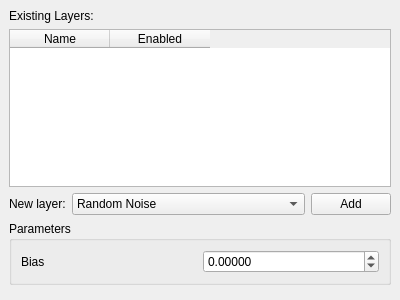
<?xml version="1.0" encoding="UTF-8"?>
<ui version="4.0">
 <class>DisplacementFactory</class>
 <widget class="QDockWidget" name="DisplacementFactory">
  <property name="geometry">
   <rect>
    <x>0</x>
    <y>0</y>
    <width>400</width>
    <height>300</height>
   </rect>
  </property>
  <property name="windowTitle">
   <string>Displacement/Noise</string>
  </property>
  <widget class="QWidget" name="dockWidgetContents">
   <layout class="QGridLayout" name="gridLayout">
    <item row="2" column="2">
     <widget class="QPushButton" name="_displacementLayerAddButton">
      <property name="sizePolicy">
       <sizepolicy hsizetype="Maximum" vsizetype="Fixed">
        <horstretch>0</horstretch>
        <verstretch>0</verstretch>
       </sizepolicy>
      </property>
      <property name="text">
       <string>Add</string>
      </property>
     </widget>
    </item>
    <item row="2" column="1">
     <widget class="QComboBox" name="_displacementLayerAddCombo">
      <item>
       <property name="text">
        <string>Random Noise</string>
       </property>
      </item>
      <item>
       <property name="text">
        <string>Bias</string>
       </property>
      </item>
     </widget>
    </item>
    <item row="1" column="0" colspan="3">
     <widget class="QTableWidget" name="_displacementLayerTable">
      <property name="alternatingRowColors">
       <bool>true</bool>
      </property>
      <property name="selectionBehavior">
       <enum>QAbstractItemView::SelectRows</enum>
      </property>
      <property name="columnCount">
       <number>2</number>
      </property>
      <column>
       <property name="text">
        <string>Name</string>
       </property>
      </column>
      <column>
       <property name="text">
        <string>Enabled</string>
       </property>
      </column>
     </widget>
    </item>
    <item row="0" column="0" colspan="2">
     <widget class="QLabel" name="label">
      <property name="text">
       <string>Existing Layers:</string>
      </property>
      <property name="buddy">
       <cstring>_displacementLayerTable</cstring>
      </property>
     </widget>
    </item>
    <item row="3" column="0" colspan="3">
     <widget class="QGroupBox" name="_displacementParamBiasGroup">
      <property name="title">
       <string>Parameters</string>
      </property>
      <layout class="QGridLayout" name="gridLayout_2">
       <item row="0" column="0">
        <widget class="QLabel" name="_displacementParamBiasValueLabel">
         <property name="text">
          <string>Bias</string>
         </property>
         <property name="buddy">
          <cstring>_displacementParamBiasValue</cstring>
         </property>
        </widget>
       </item>
       <item row="0" column="1">
        <widget class="QDoubleSpinBox" name="_displacementParamBiasValue">
         <property name="decimals">
          <number>5</number>
         </property>
         <property name="minimum">
          <double>-9999999.000000000000000</double>
         </property>
         <property name="maximum">
          <double>9999999.000000000000000</double>
         </property>
        </widget>
       </item>
      </layout>
     </widget>
    </item>
    <item row="2" column="0">
     <widget class="QLabel" name="label_2">
      <property name="sizePolicy">
       <sizepolicy hsizetype="Maximum" vsizetype="Preferred">
        <horstretch>0</horstretch>
        <verstretch>0</verstretch>
       </sizepolicy>
      </property>
      <property name="text">
       <string>New layer:</string>
      </property>
      <property name="buddy">
       <cstring>_displacementLayerAddCombo</cstring>
      </property>
     </widget>
    </item>
    <item row="4" column="0">
     <spacer name="verticalSpacer">
      <property name="orientation">
       <enum>Qt::Vertical</enum>
      </property>
      <property name="sizeHint" stdset="0">
       <size>
        <width>20</width>
        <height>40</height>
       </size>
      </property>
     </spacer>
    </item>
   </layout>
  </widget>
 </widget>
 <resources/>
 <connections>
  <connection>
   <sender>_displacementLayerAddButton</sender>
   <signal>clicked()</signal>
   <receiver>DisplacementFactory</receiver>
   <slot>addLayerTriggerred()</slot>
   <hints>
    <hint type="sourcelabel">
     <x>348</x>
     <y>275</y>
    </hint>
    <hint type="destinationlabel">
     <x>199</x>
     <y>149</y>
    </hint>
   </hints>
  </connection>
  <connection>
   <sender>_displacementLayerTable</sender>
   <signal>currentItemChanged(QTableWidgetItem*,QTableWidgetItem*)</signal>
   <receiver>DisplacementFactory</receiver>
   <slot>refreshFromView()</slot>
   <hints>
    <hint type="sourcelabel">
     <x>199</x>
     <y>157</y>
    </hint>
    <hint type="destinationlabel">
     <x>199</x>
     <y>149</y>
    </hint>
   </hints>
  </connection>
  <connection>
   <sender>_displacementParamBiasValue</sender>
   <signal>editingFinished()</signal>
   <receiver>DisplacementFactory</receiver>
   <slot>refreshFromView()</slot>
   <hints>
    <hint type="sourcelabel">
     <x>294</x>
     <y>264</y>
    </hint>
    <hint type="destinationlabel">
     <x>199</x>
     <y>149</y>
    </hint>
   </hints>
  </connection>
  <connection>
   <sender>_displacementLayerTable</sender>
   <signal>itemSelectionChanged()</signal>
   <receiver>DisplacementFactory</receiver>
   <slot>currentLayerChanged()</slot>
   <hints>
    <hint type="sourcelabel">
     <x>199</x>
     <y>120</y>
    </hint>
    <hint type="destinationlabel">
     <x>199</x>
     <y>149</y>
    </hint>
   </hints>
  </connection>
  <connection>
   <sender>_displacementLayerTable</sender>
   <signal>itemChanged(QTableWidgetItem*)</signal>
   <receiver>DisplacementFactory</receiver>
   <slot>itemChanged(QTableWidgetItem*)</slot>
   <hints>
    <hint type="sourcelabel">
     <x>199</x>
     <y>117</y>
    </hint>
    <hint type="destinationlabel">
     <x>199</x>
     <y>149</y>
    </hint>
   </hints>
  </connection>
 </connections>
 <slots>
  <slot>addLayerTriggerred()</slot>
  <slot>refreshFromView()</slot>
  <slot>currentLayerChanged()</slot>
  <slot>itemChanged(QTableWidgetItem*)</slot>
 </slots>
</ui>
